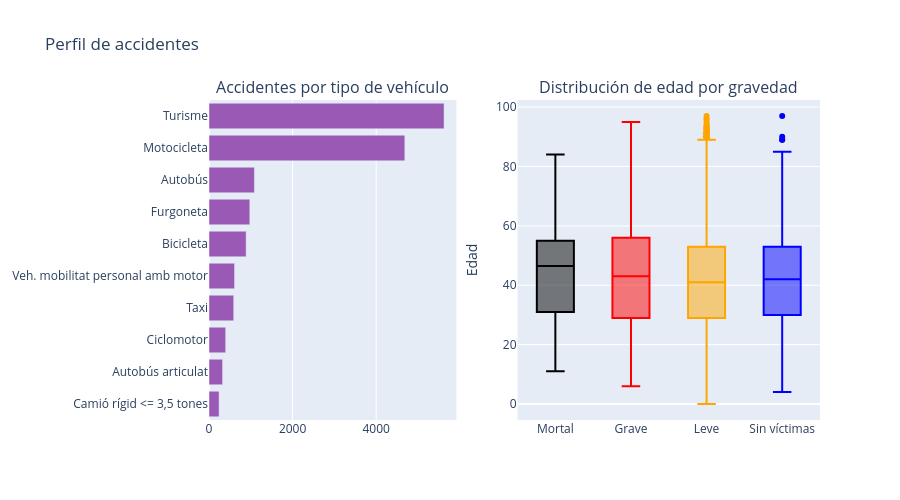

Notebook source saved alongside this figure:
### Markdown cell above
## 8. Análisis por tipo de vehículo y perfil demográfico

Distribución de accidentes por tipo de vehículo implicado y perfil (sexo, edad) de las personas involucradas.

### Code cell
fig_vehicle = make_subplots(
    rows=1, cols=2,
    subplot_titles=("Accidentes por tipo de vehículo", "Distribución de edad por gravedad"),
    column_widths=[0.45, 0.55],
)

# Top 10 tipos de vehículo
vehicle_counts = df_geo["desc_tipus_vehicle_implicat"].value_counts().head(10)
fig_vehicle.add_trace(
    go.Bar(
        y=vehicle_counts.index[::-1],
        x=vehicle_counts.values[::-1],
        orientation="h",
        marker_color="#9b59b6",
        name="Vehículos",
    ),
    row=1, col=1,
)

# Distribución de edad por gravedad (box plot)
for sev in ["Mortal", "Grave", "Leve", "Sin víctimas"]:
    subset = df_geo[df_geo["gravedad"] == sev]
    if len(subset) > 0:
        fig_vehicle.add_trace(
            go.Box(
                y=subset["edat"],
                name=sev,
                marker_color=SEVERITY_COLORS[sev],
            ),
            row=1, col=2,
        )

fig_vehicle.update_layout(height=500, showlegend=False, title_text="Perfil de accidentes")
fig_vehicle.update_yaxes(title_text="Edad", row=1, col=2)
fig_vehicle.show()

### Figure 1 — Plotly figure (JSON) as saved in the notebook; plotly's stock layout.template omitted (floating-point values rounded to 4 significant figures; data arrays with more than 128 entries replaced by an {"elided": "..."} marker saying what was removed)
{"data": [{"marker": {"color": "#9b59b6"}, "name": "Vehículos", "orientation": "h", "type": "bar", "x": [241, 325, 399, 591, 612, 888, 976, 1087, 4685, 5624], "xaxis": "x", "y": ["Camió rígid <= 3,5 tones", "Autobús articulat", "Ciclomotor", "Taxi", "Veh. mobilitat personal amb motor", "Bicicleta", "Furgoneta", "Autobús", "Motocicleta", "Turisme"], "yaxis": "y"}, {"marker": {"color": "black"}, "name": "Mortal", "type": "box", "xaxis": "x2", "y": [50, 31, 48, 71, 49, 49, 84, 32, 55, 45, 80, 76, 45, 30, 57, 36, 31, 14, 27, 51, 11, 42], "yaxis": "y2"}, {"marker": {"color": "red"}, "name": "Grave", "type": "box", "xaxis": "x2", "y": {"elided": "545 int values"}, "yaxis": "y2"}, {"marker": {"color": "orange"}, "name": "Leve", "type": "box", "xaxis": "x2", "y": {"elided": "14429 int values"}, "yaxis": "y2"}, {"marker": {"color": "blue"}, "name": "Sin víctimas", "type": "box", "xaxis": "x2", "y": {"elided": "1005 int values"}, "yaxis": "y2"}], "layout": {"annotations": [{"font": {"size": 16}, "showarrow": false, "text": "Accidentes por tipo de vehículo", "x": 0.2025, "xanchor": "center", "xref": "paper", "y": 1, "yanchor": "bottom", "yref": "paper"}, {"font": {"size": 16}, "showarrow": false, "text": "Distribución de edad por gravedad", "x": 0.7525, "xanchor": "center", "xref": "paper", "y": 1, "yanchor": "bottom", "yref": "paper"}], "height": 500, "showlegend": false, "title": {"text": "Perfil de accidentes"}, "xaxis": {"anchor": "y", "domain": [0, 0.405]}, "xaxis2": {"anchor": "y2", "domain": [0.505, 1]}, "yaxis": {"anchor": "x", "domain": [0, 1]}, "yaxis2": {"anchor": "x2", "domain": [0, 1], "title": {"text": "Edad"}}}}
